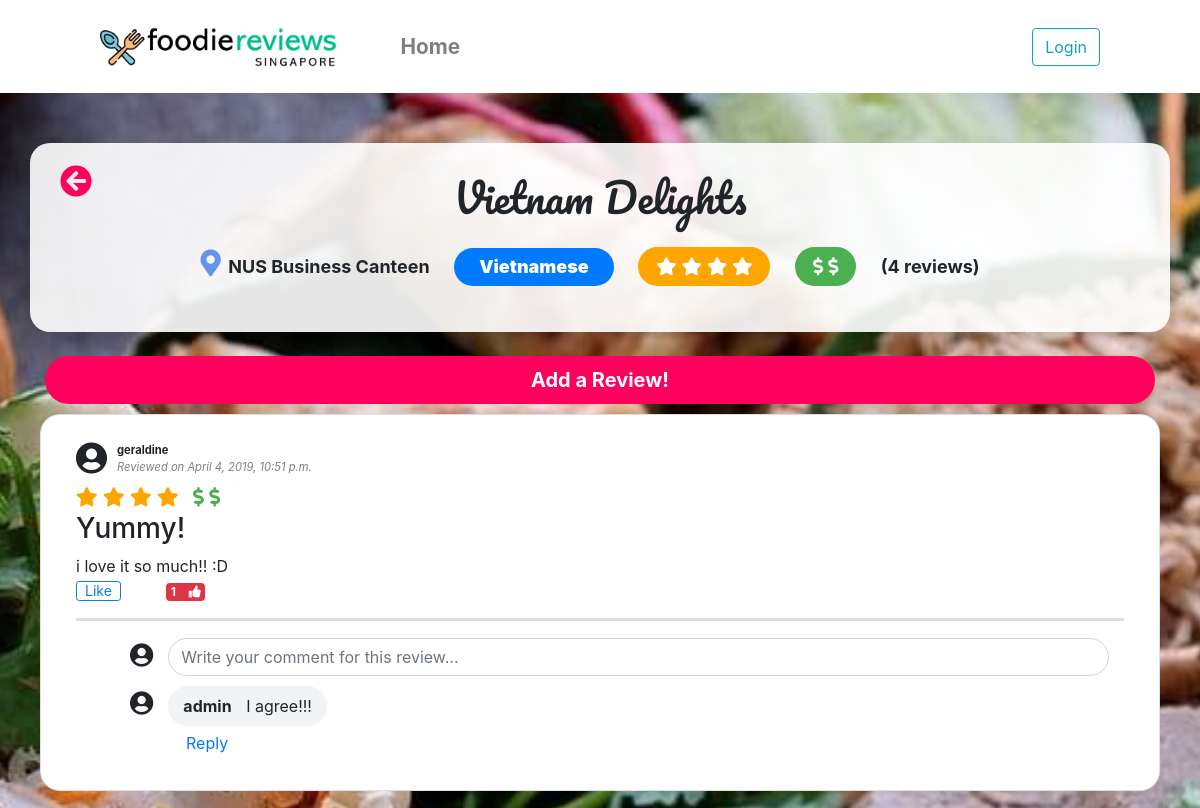
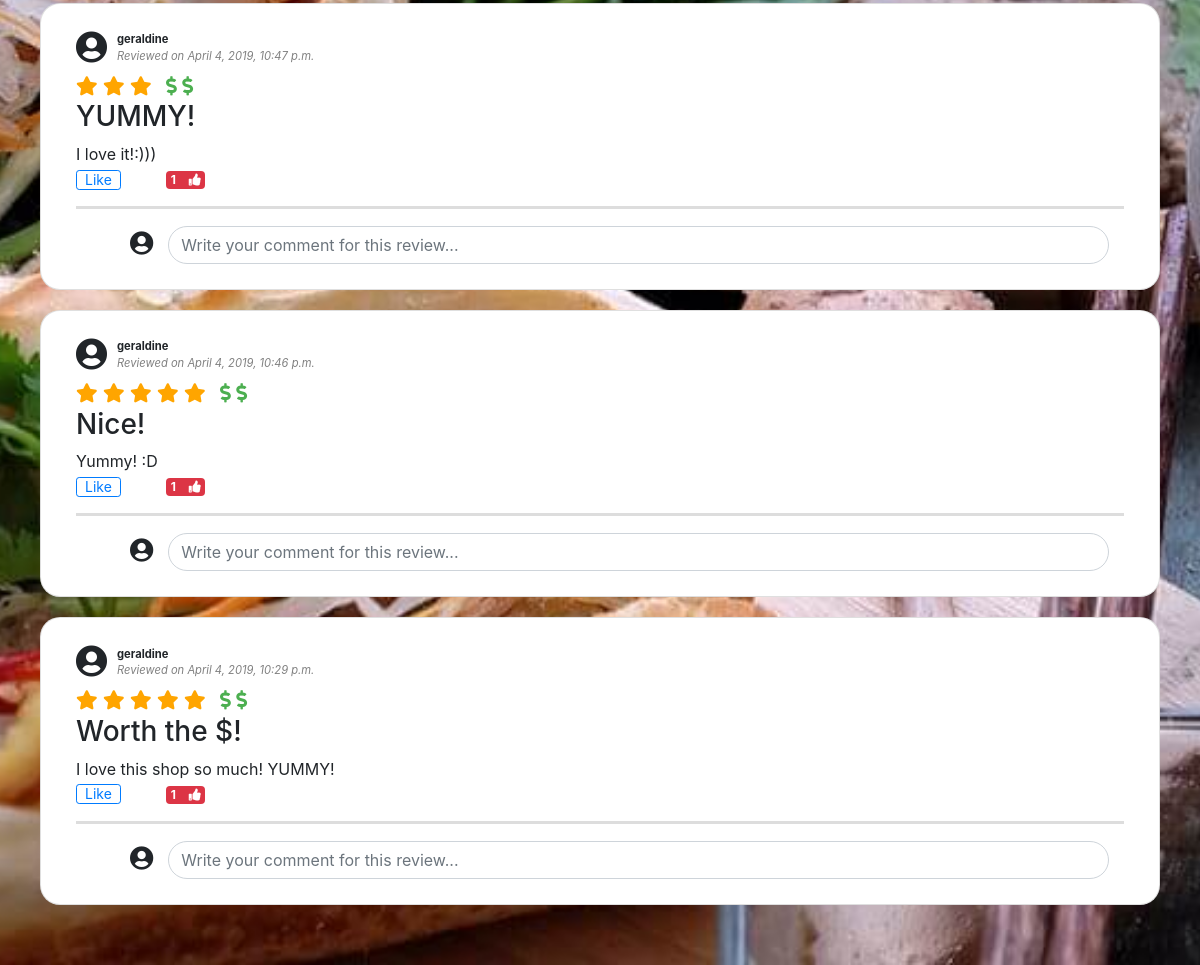
The app's page /reviewapp/resto/4/ with its own data (2 pictures, top to bottom).
### reviewapp/models.py (models this page shows, shortened)
class Restaurant(models.Model):
    category=models.ForeignKey(Category,on_delete=models.CASCADE)
    restaurant_text= models.CharField(max_length=100)
    restaurant_address= models.CharField(max_length=100)
    def review_amount(self):
        return self.review_set.count()
    def rating(self):
        if self.review_amount() is 0:
            return 0
        ratings = [r.review_rate for r in self.review_set.all()]
        avg_rate = round(statistics.mean(ratings))
        avg_rate = 1 if avg_rate is 0 else avg_rate
        return avg_rate
    def pricing(self):
        if self.review_amount() is 0:
            return 0
        prices = [r.review_price for r in self.review_set.all()]
        avg_price = round(statistics.mean(prices))
        avg_price = 1 if avg_price is 0 else avg_price
        return avg_price

class Category(models.Model):
    category_text = models.CharField(max_length=50)

class Review(models.Model):
    restaurant = models.ForeignKey(Restaurant,on_delete=models.CASCADE)
    review_user = models.ForeignKey(User, on_delete=models.CASCADE)
    review_title = models.CharField(max_length=100)
    review_description = models.CharField(max_length=500)
    review_rate = models.IntegerField(default = 0)
    review_price = models.IntegerField(default = 0)
    review_date = models.DateTimeField(auto_now_add=True)

class Comment(models.Model):
    review = models.ForeignKey(Review,on_delete=models.CASCADE)
    comment_user = models.ForeignKey(User, on_delete=models.CASCADE)
    comment_description = models.CharField(max_length=500)

### reviewapp/views.py (the view)
# urls.py: path('resto/<int:restaurant_id>/', views.details, name='details'),
def details(request, restaurant_id):
    restaurant = Restaurant.objects.filter(pk=restaurant_id).first()
    user_liked_reviews = []
    if request.user.is_authenticated:
        user_liked_reviews = get_liked_reviews_by_user_and_restaurant(request.user, restaurant)
    context = {
        'restaurant': restaurant,
        'user': request.user,
        'user_liked_reviews': user_liked_reviews
    }
    return render(request, 'reviewapp/details.html', context)

### reviewapp/templates/reviewapp/details.html (shortened to what this page needs)
{% extends 'reviewapp/base.html' %}
{% block content %}
<div id="outer"
style="width:100%; min-height: 100vh; background:url('/static/reviewapp/images/{{ restaurant.pk }}.jpg') no-repeat fixed center; background-size: cover;">
    <div class="content-container container">
        <div class="row">
            <div id="restaurant-summary" class="col card border-0 shadow mb-4">
                <div class="card-body">
                    <a href="{% url 'reviewapp:home'%}" class="back-button">
                        <i class="fas fa-arrow-circle-left"></i>
                    </a>
                    <h1>{{restaurant.restaurant_text}}</h1>
                    <label class="review-liner">
                        <span style="font-size: 1.5em;">
                            <i class="fas fa-map-marker-alt" style="color:cornflowerblue;" ></i>
                        </span>
                        <strong>{{ restaurant.restaurant_address }}</strong>
                    </label>
                    <label class="review-liner">
                        <p><span class="badge badge-pill badge-primary category"><strong>{{ restaurant.category.category_text }}</strong></span></p>
                    </label>
                    <label class="review-liner">
                        <div class="rate">
                            {% for i in restaurant.rating|rjust:restaurant.rating %}
                            <i class="fas fa-star"/></i>
                            {% endfor %}
                        </div>
                    </label>
                    <label class="review-liner">
                        <div class="price">
                            {% for i in restaurant.pricing|rjust:restaurant.pricing %}
                            <i class="fas fa-dollar-sign"></i>
                            {% endfor %}
                        </div>
                    </label>
                    <label class="review-liner">
                        <strong>({{ restaurant.review_set.count }} reviews)</strong>
                    </label>
                </div>
            </div>
        </div>
        <a href="{% url 'reviewapp:add' restaurant.id %}" id="add-review" class="btn btn-lg btn-block">
            <strong>Add a Review!</strong>
        </a>
        {% if restaurant.review_set.all %}
            {% for review in restaurant.review_set.all|dictsortreversed:"pk" %}
                <div class="row">
                    <div class="col card" style="margin: 10px">
                        <div class="card-body">
                            <div class="user-bar">
                                <span class="user-icon"><i class="fas fa-user-circle"></i></span>
                                <div class="user-icon-side review-meta-data">
                                    <span><strong>{{review.review_user}}</strong></span><br>
                                    <span class="date">Reviewed on {{ review.review_date }}</span>
                                </div>
                            </div>
                            <label class="review-liner-small review-icon">
                                {% for i in review.review_rate|rjust:review.review_rate %}
                                <i class="fas fa-star rate-small"/></i>
                                {% endfor %}
                            </label>
                            <label id="price" class="review-liner-small review-icon">
                                {% for i in review.review_price|rjust:review.review_price %}
                                <i class="fas fa-dollar-sign price-small"/></i>
                                {% endfor %}
                            </label>
                            <h3>{{ review.review_title }}</h3>
                            {{review.review_description}}
                            <div id="rl{{ review.id }}" class="row">
                                <div class="col-1">
                                    {% if review.id in user_liked_reviews %}
                                        <span class="badge badge-primary">Liked! </span>
                                    {% else %}
                                    <form action="#" method="post" onsubmit="addLike(this); return false;">
                                        <input type="submit" value="Like" class="btn btn-outline-primary btn-sm" style="height:20px;line-height: 0px;"></input>
                                    </form>
                                    {% endif %}
                                </div>
                                <div class="col-1">
                                    <span class="badge badge-danger">
                                        <span class="likes-count" style="padding-right:10px;">{{review.like_set.count}}</span>
                                        <i class="fas fa-thumbs-up"></i>
                                    </span>
                                </div>
                            </div>
                            <hr>
                            <div>
                                <div class="row row-comment-reply">
                                    <span class="user-icon-small col"><i class="fas fa-user-circle"></i></span>
                                    <form action="#" method="post" class="col-11 comment_form" onsubmit="addComment(this); return false;">
                                        <input type="text" class="form-control new-comment-reply" name="comment_description" placeholder="Write your comment for this review...">
                                    </form>
                                </div>
                                <div id="rc{{ review.id }}">
                                    {% for comment in review.comment_set.all|dictsortreversed:"pk" %}
                                        <div>
                                            <div class="row row-comment-reply">
                                                <span class="user-icon-small col"><i class="fas fa-user-circle"></i></span>
                                                <div class="col-11">
                                                    <div class="comment-reply-content">
                                                        <span class="comment-reply-username">{{comment.comment_user}}</span>
                                                        <span class="comment-reply-description">{{comment.comment_description}}</span>
                                                    </div>
                                                </div>
                                            </div>
                                            <div id="cc{{ comment.id }}" class="replies-with-comment-options">
                                                <div class="comment-options">
                                                    <a href="#" onclick="createAddReply({{ comment.id }}, this); return false;">Reply</a>
                                                </div>
                                            </div>
                                        </div>
                                    {% endfor %}
                                </div>
                            </div>
                        </div>
                    </div>
                </div>
            {% endfor %}
        {% else %}
            <div id="no-reviews-yet-message" class="alert alert-success" role="alert">
                <p>There are no reviews for {{ restaurant.restaurant_text }} yet.</p>
                <p>Would you like to start writing a review?</p>
            </div>
        {% endif %}
    </div>
</div>
{% load static %}
<link rel="stylesheet" type="text/css" href="{% static 'reviewapp/style/restaurantdetails.css' %}" />
{% load static %}
{% endblock %}

### reviewapp/static/reviewapp/style/style.css (style rules this page uses)
body { background-color: #F0F0F0; min-height: 100%; }
.content-container { padding: 50px 0px; }
.back-button { position: absolute; top: 15px; left: 30px; font-size:2em; color:rgb(255,0,93); }

### reviewapp/static/reviewapp/style/restaurantdetails.css (style rules this page uses)
.price { background-color: #4CAF50; color: white; border-radius: 50px; padding: 6px 18px; text-align: center; }
.price-small { color: #4CAF50; }
.rate { background-color: orange; color:white; border-radius: 50px; padding: 6px 18px; text-align: center; }
.rate-small { color:orange; }
.review-liner { margin: 15px 20px 0px 0px; font-size: 18px; }
.review-liner-small { margin: 0px 10px 0px 0px; font-size: 15px; }
#restaurant-summary { padding: 10px; background: rgba(255,255,255, 0.9); text-align: center; }
h1 { font-family: Pacifico, sans-serif; }
.card { border-radius: 20px; }
.user-icon { font-size: 2em; }
.user-icon-small { font-size: 1.5em; text-align: right; padding-right: 10px; }
.date { font-style: italic; color:grey; }
hr { display: block; height: 1px; border: 0; border-top: 3px solid #ddd; margin: 1em 0; padding: 0; }
.user-bar { display: table; }
.user-icon-side { display: table-cell; vertical-align: middle; padding-left: 10px; }
.review-meta-data { font-size: 0.7em; }
.review-icon { font-size: 1.2em; }
.comment-reply-content { background-color: #F2F3F5; border-radius: 25px; padding: 8px 15px 8px 15px; display: inline-block; margin-bottom: 0; }
.comment-options { padding: 0px 15px 0px 50px; display: block; }
.new-comment-reply { border-radius: 30px; }
.replies-with-comment-options { margin-left:60px; margin-bottom:15px; }
.col-11 { padding-left:5px; }
.row-comment-reply { margin: 10px 0px 5px 0px; }
.comment-reply-username { padding-right:10px; font-weight: bold; }
#add-review { background: rgba(255,0,93, 1); color: #ffffff; border-radius: 50px; }
.category { font-size: 1em; padding: 10px 25px; }

### records on screen
Restaurant: restaurant_text "Vietnam Delights", restaurant_address "NUS Business Canteen", category.category_text "Vietnamese", review_set.count "4"
Review: review_user "geraldine", review_date "April 4, 2019, 10:51 p.m.", review_rate 4 (drawn), review_price 2 (drawn), review_title "Yummy!", review_description "i love it so much!! :D", like_set.count "1"
Comment: comment_user "admin", comment_description "I agree!!!"
Review: review_user "geraldine", review_date "April 4, 2019, 10:47 p.m.", review_rate 3 (drawn), review_price 2 (drawn), review_title "YUMMY!", review_description "I love it!:)))", like_set.count "1"
Review: review_user "geraldine", review_date "April 4, 2019, 10:46 p.m.", review_rate 5 (drawn), review_price 2 (drawn), review_title "Nice!", review_description "Yummy! :D", like_set.count "1"
Review: review_user "geraldine", review_date "April 4, 2019, 10:29 p.m.", review_rate 5 (drawn), review_price 2 (drawn), review_title "Worth the $!", review_description "I love this shop so much! YUMMY!", like_set.count "1"
